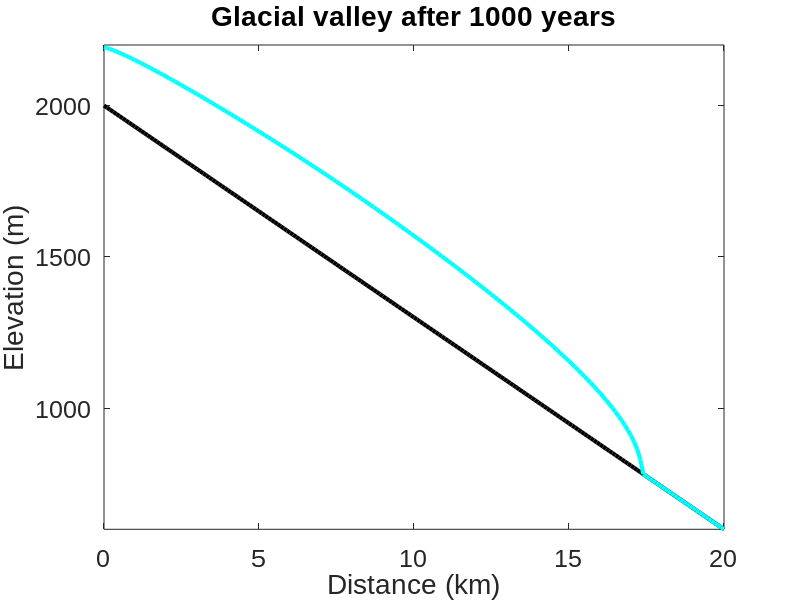
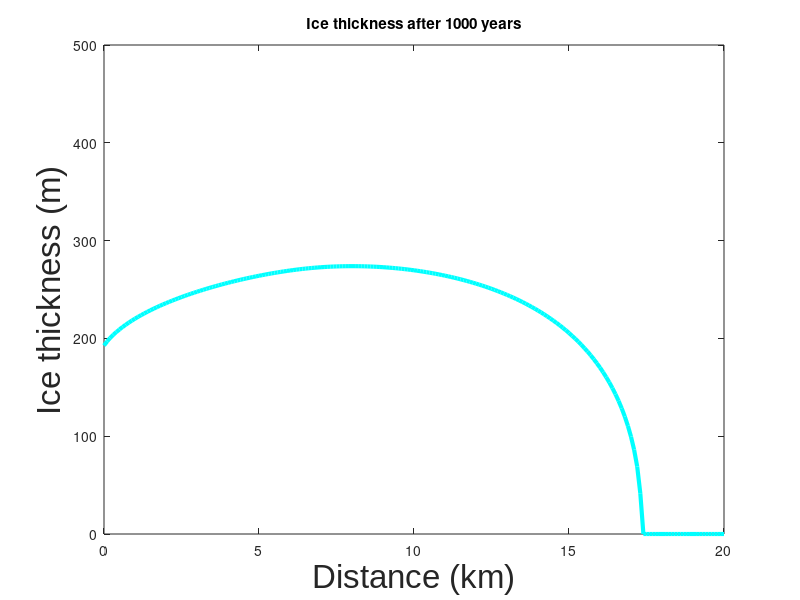
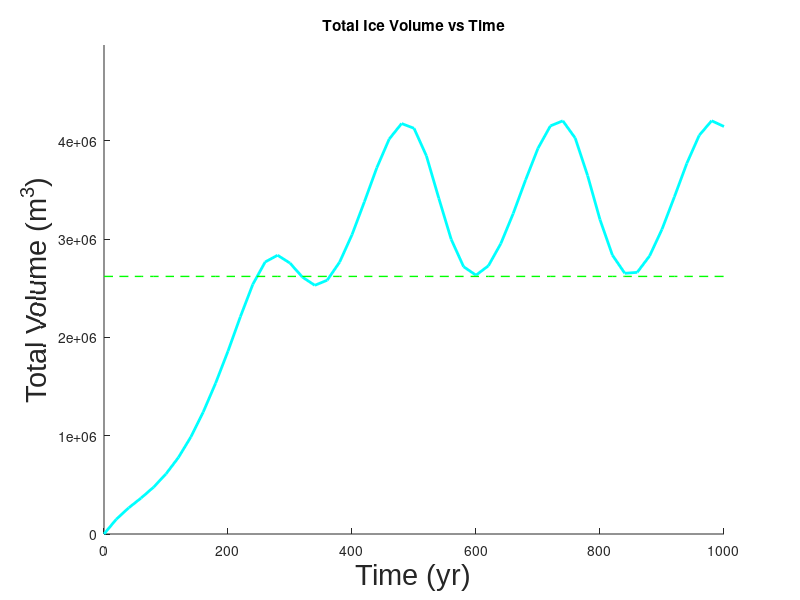

Reproduce these figures in MATLAB, in order.
%% Introduction
% Modeling of glacier growth
% Written for Modeling class 2/24/16 by JWM and RAS (Thanks Bob!)

clear global;
figure(1)
clf
figure(2)
clf
figure(3)
clf

%% Initialize

% spatial controls
dx = 100; % x step (m)
xmax = 20000; % Max x value (m)
dzdx = 0.07; % z step (m)
zmax = 2000; % Max z value (m)
x = 0:dx:xmax; % horizontal array (m)
z = zmax - (dzdx*x); %equation for a straight line

% time controls
dt = 0.005; % t step (yr)
tmax = 1000; % maximum t (yr)
t = 0:dt:tmax; % t array (yr)
imax = length(t);
nplots = 50; % Number of times to get a plot. Needs to divide into tmax an integer number of times
tplot = tmax/nplots; % Time step between plots

u_slide = 0.1; % basal sliding rate (m/yr)

% climate variables
dbdz = 0.01; % This is the gradient in the mass balance profile (m/yr/m)
bcap = 2;

ELA_bar = 1600; % Net accumulation is 0 at this elevation (m)
ELA_amp = 200; % Amplitude of ELA change (m)
P = 250; % Period of ELA change (yr)

% ice properties
rho_ice = 917; % density of ice (kg/m^3)
g = 9.81; % gravity (m/yr^2)
A = 2.1*10^-16; % Flow law parameter (Crazy units that cancel perfectly)

e = exp(1); % Euler's exponential

s = zeros(size(z)-1); % Slope array (unitless)
h = zeros(size(s)); % Ice thickness array, between points on x (m)
Q = zeros(size(s)); % Flow array (m/yr)


ice = zeros(size(z)); % array of ice thicknesses (m)
accumulation = zeros(size(x)); % ice growth array, based on elevation (m/yr)

j=0;
%% Run

for i = 1:imax % Loop for each time step until maximum time
    ELA = (ELA_amp * sin(2*pi*t(i)/P)) + ELA_bar;
    
    b = dbdz * (ice+z-ELA); % Mass balance profile (m)
    b = min(b,bcap); % Max accumulation rate of 2 m/yr
    
    s = diff(ice+z)/dx; % Populate the slope array

    h = ice(1:end-1) + 0.5*diff(ice);
    
    Q = (h .* u_slide)  + (A .* (rho_ice .* g .* abs(s)).^3) .* ((h .^ 5) / 5); % Populate flow array (m/yr)
    Q = [0 Q 0 ];
    
        dhdt = b - diff(Q)/dx;
        
        ice = ice + (dhdt*dt); % now update using the dt finite diff
        ice = max(ice,0);
        
        if(rem(t(i),tplot)==0)
         j = j+1;
         
        figure(1)
    plot(x/1000,z,'k','linewidth',3)
    hold on
    plot(x/1000,z+ice,'c','linewidth',3)
    
    title(['Glacial valley after ',num2str(t(i)),' years'])
    xlabel('Distance (km)','fontname','arial','fontsize',24)
    ylabel('Elevation (m)','fontname','arial','fontsize',24)
    set(gca,'fontsize',18,'fontname','arial')
    axis([0 xmax/1000 min(z) max(z) + 200])
    hold off
    pause(0.1);
    
    figure(2)
    plot(x/1000,ice,'c','linewidth',3)
    title(['Ice thickness after ',num2str(t(i)),' years'])
    xlabel('Distance (km)','fontname','arial','fontsize',24)
    ylabel('Ice thickness (m)','fontname','arial','fontsize',24)
    axis([0 xmax/1000 0 500])

    time(j) = t(i); 
    ice_vol(j) = sum(ice)*dx;

    pause(0.1)
        end

end
%% Finalize

char_vol = zeros(size(ice_vol)); % For finding characteristic time scale
char_vol(char_vol<1) = (1-(1/e))*ice_vol(length(ice_vol));

figure(3)
hold on
plot(time,ice_vol,'-c','linewidth',2)
plot(time,char_vol,'--g','linewidth',1)
title('Total Ice Volume vs Time')
xlabel('Time (yr)','fontname','arial','fontsize',21)
ylabel('Total Volume (m^3)','fontname','arial','fontsize',21)
axis([0 tmax 0 ice_vol(length(ice_vol))*1.2])
% Done!